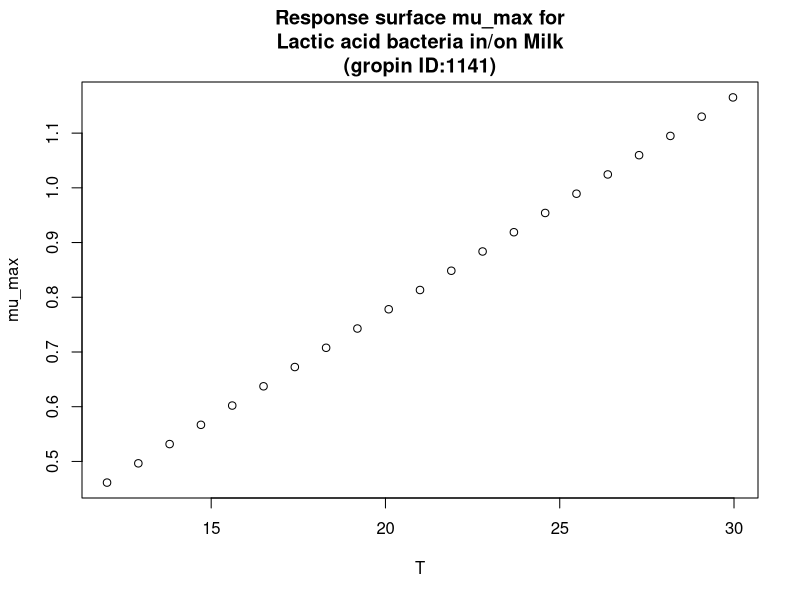

Reproduce this figure in R.
#############################
# start of Parameter script
#############################
T <- seq(12.012,29.97002997003,length.out=21)
#############################
# end of Parameter script
#############################
############################# 
# start of Model script Gropin ID 1141 
#############################
 
# constant coefficients for this model
 
variables <- data.frame(T)
argumentsPar <- expand.grid(variables)
 
# heart of the model
response_surface <- function(T) {
   mumax <-0.0392*(T-0.244)

return(mumax=mumax)
} 

# output parameters
mumax <- cbind(argumentsPar,response_surface(argumentsPar['T']))
colnames(mumax) <- c(colnames(argumentsPar),'mumax')
#############################
# End of Model script
#############################
############################# 
# start of Visualisation script Gropin ID 1141 
#############################
plot(T,mumax$mumax,
                          xlab='T',
                          ylab='mu_max',main='Response surface mu_max for
Lactic acid bacteria in/on Milk
(gropin ID:1141)')
#############################
# End of Visualisation script
#############################
